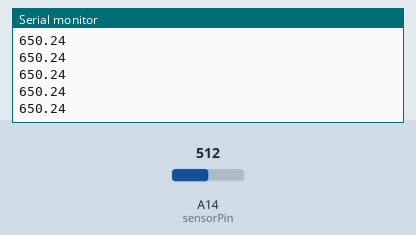
Bench run of a sketch on a simulated Arduino Mega 2560, built with avr-gcc and run on an emulated ATmega2560. Parts: the last lines printed to the serial monitor. Inputs (shaded band) come from the test bench; at power-on: A14 (sensorPin) = 512.

Above: at 1.2 s.
1.3 s: A14 (sensorPin) set to 716
At 1.56 s:
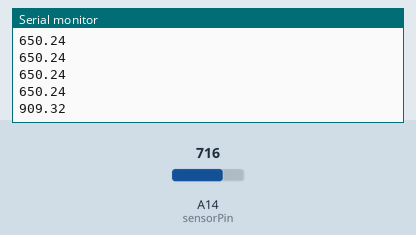
2.8 s: A14 (sensorPin) set to 900
At 2.96 s:
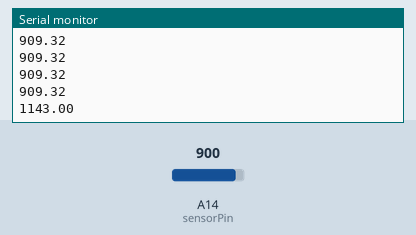
Timing chart, 0 to 5.8 s (numbered marks = the images above; inputs shaded):
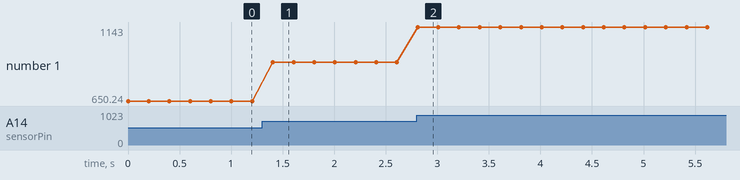

The sketch:

Maxbotix_Single_test.ino
```cpp
///*Feel free to use this code.
//Author: Tom Bonar
//Date: 12-11-2013
//Analog pin 1 for reading in the analog voltage from the MaxSonar device.
//This variable is a constant because the pin will not change throughout execution of this code.*/
//
//const int anPin = A14;
//long anVolt, cm;
//
//void setup() {
//
//  //This opens up a serial connection to shoot the results back to the PC console
//  Serial.begin(9600);
//}
//
//void loop() {
//
//  {
//    //Used to read in the analog voltage output that is being sent by the XL-MaxSonar device.
//    //Scale factor is ((Vcc/1024 per 2cm.  A 5V supply yields ~4.9mV/2cm for 10.68 meter sensors.
//    anVolt = analogRead((anPin));
//  }
//  cm = anVolt;
//  Serial.print(cm);
//  Serial.print("cm");
//  Serial.println();
//  delay(100);
//}

int sensorPin = A14; //analog pin 0

void setup(){
  Serial.begin(9600);
}

void loop(){
  float val = analogRead(sensorPin)/2.0;
  Serial.println(val*2.54);

 delay(200);

}
```

Measured:
- after the input at 1.3 s, the serial monitor: prints a new line after 0.10 s (image 1)
- after the input at 2.8 s, the serial monitor: prints a new line at once (image 2)
- plotted number 1: 650.24 → 909.32 after the input at 1.3 s, 909.32 → 1143 after the input at 2.8 s
